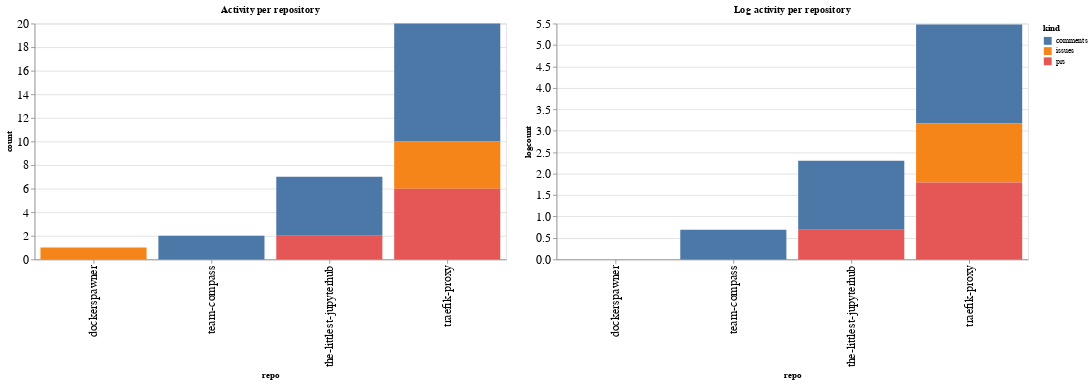

Notebook cell for this chart:
### Code cell
ch1 = alt.Chart(repo_summaries, width=600, title="Activity per repository").mark_bar().encode(
    x='repo',
    y='count',
    color='kind',
    tooltip="kind"
)

ch2 = alt.Chart(repo_summaries, width=600, title="Log activity per repository").mark_bar().encode(
    x='repo',
    y='logcount',
    color='kind',
    tooltip="kind"
)

ch1 | ch2

### Figure 1 — Vega-Lite specification as saved in the notebook (floating-point values rounded to 4 significant figures)
{"config": {"axisLeft": {"labelFontSize": 15}, "axisBottom": {"labelFontSize": 15}}, "hconcat": [{"mark": "bar", "encoding": {"color": {"type": "nominal", "field": "kind"}, "tooltip": {"type": "nominal", "field": "kind"}, "x": {"type": "nominal", "field": "repo"}, "y": {"type": "quantitative", "field": "count"}}, "title": "Activity per repository", "width": 600}, {"mark": "bar", "encoding": {"color": {"type": "nominal", "field": "kind"}, "tooltip": {"type": "nominal", "field": "kind"}, "x": {"type": "nominal", "field": "repo"}, "y": {"type": "quantitative", "field": "logcount"}}, "title": "Log activity per repository", "width": 600}], "data": {"name": "data-673473b4590d5233a17f4cb305e5bf0d"}, "$schema": "https://vega.github.io/schema/vega-lite/v4.8.1.json", "datasets": {"data-673473b4590d5233a17f4cb305e5bf0d": [{"repo": "dockerspawner", "kind": "issues", "count": 1, "logcount": 0.0}, {"repo": "team-compass", "kind": "comments", "count": 2, "logcount": 0.6931}, {"repo": "the-littlest-jupyterhub", "kind": "comments", "count": 5, "logcount": 1.609}, {"repo": "the-littlest-jupyterhub", "kind": "prs", "count": 2, "logcount": 0.6931}, {"repo": "traefik-proxy", "kind": "comments", "count": 10, "logcount": 2.303}, {"repo": "traefik-proxy", "kind": "issues", "count": 4, "logcount": 1.386}, {"repo": "traefik-proxy", "kind": "prs", "count": 6, "logcount": 1.792}]}}
